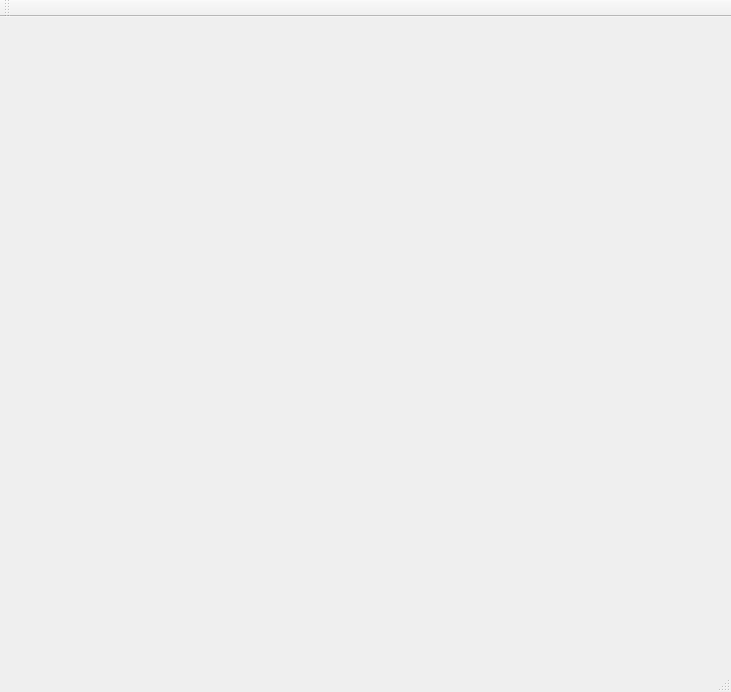
<?xml version="1.0" encoding="UTF-8"?>
<ui version="4.0">
 <class>MainWindow</class>
 <widget class="QMainWindow" name="MainWindow">
  <property name="geometry">
   <rect>
    <x>0</x>
    <y>0</y>
    <width>731</width>
    <height>692</height>
   </rect>
  </property>
  <property name="windowTitle">
   <string>MainWindow</string>
  </property>
  <widget class="QWidget" name="centralWidget">
   <widget class="RenderWidget" name="widget" native="true">
    <property name="geometry">
     <rect>
      <x>30</x>
      <y>40</y>
      <width>651</width>
      <height>541</height>
     </rect>
    </property>
   </widget>
  </widget>
  <widget class="QMenuBar" name="menuBar">
   <property name="geometry">
    <rect>
     <x>0</x>
     <y>0</y>
     <width>731</width>
     <height>31</height>
    </rect>
   </property>
  </widget>
  <widget class="QToolBar" name="mainToolBar">
   <attribute name="toolBarArea">
    <enum>TopToolBarArea</enum>
   </attribute>
   <attribute name="toolBarBreak">
    <bool>false</bool>
   </attribute>
  </widget>
  <widget class="QStatusBar" name="statusBar"/>
 </widget>
 <layoutdefault spacing="6" margin="11"/>
 <customwidgets>
  <customwidget>
   <class>RenderWidget</class>
   <extends>QWidget</extends>
   <header>renderwidget.h</header>
   <container>1</container>
  </customwidget>
 </customwidgets>
 <resources/>
 <connections/>
</ui>
